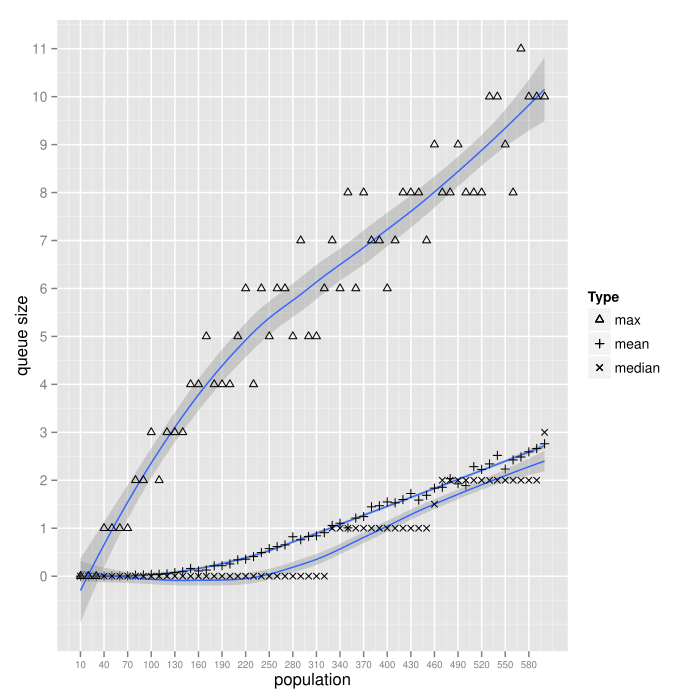

Here is the R script that generated this plot:
library(ggplot2)

data <- read.table("../simulations/sim1/simulation1.csv", header=TRUE, sep=",")

mean <- colMeans(data)

median <- apply(data,2, median)

max <- apply(data, 2, max)

df <- data.frame(population=seq(from=10, to=600, by=10), mean = mean, median=median, max=max)

ggplot(data=df) + 
scale_shape_manual(name="Type", values=c(2,3,4)) +
geom_smooth(aes(x = population, y = mean)) +
geom_point(aes(x = population, y = mean, shape = "mean")) +
geom_smooth(aes(x = population, y = median)) +
geom_point(aes(x = population, y = median, shape = "median")) +
geom_smooth(aes(x = population, y = max)) +
geom_point(aes(x = population, y = max, shape = "max")) +
scale_y_continuous("queue size", breaks = 0:35) + 
scale_x_continuous("population", breaks = seq(from=10, to=600, by=30)) +
theme(axis.text.x=element_text(size=7))
